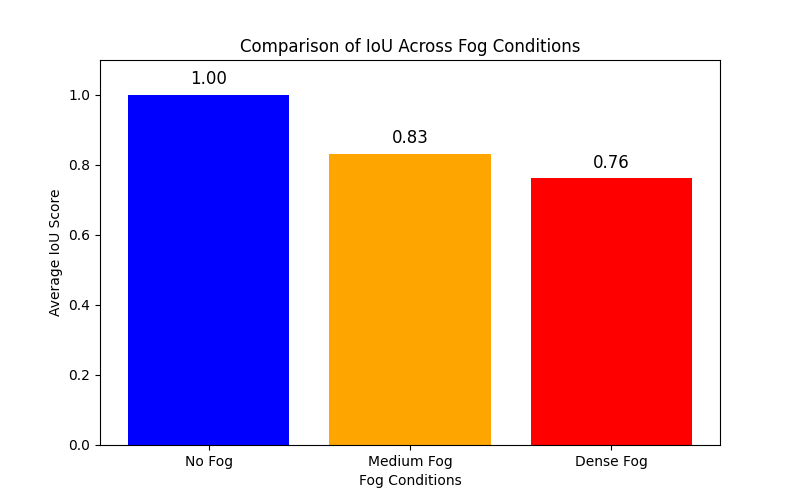

Write the Python code that produced this figure.
import numpy as np
import matplotlib.pyplot as plt

# Sample IoU scores (Replace with actual computed values)
iou_scores = {
    "No Fog": 1.0,             # Perfect match (baseline)
    "Medium Fog": 0.8323,        # Replace with actual Medium Fog IoU
    "Dense Fog": 0.7625          # Replace with actual Dense Fog IoU
}

# Extract labels and values
labels = list(iou_scores.keys())
values = list(iou_scores.values())

# Create a bar chart
plt.figure(figsize=(8, 5))
plt.bar(labels, values, color=['blue', 'orange', 'red'])

# Add titles and labels
plt.xlabel("Fog Conditions")
plt.ylabel("Average IoU Score")
plt.title("Comparison of IoU Across Fog Conditions")
plt.ylim(0, 1.1)  # IoU is always between 0 and 1

# Display values on bars
for i, v in enumerate(values):
    plt.text(i, v + 0.03, f"{v:.2f}", ha='center', fontsize=12)

# Show the plot
plt.show()
